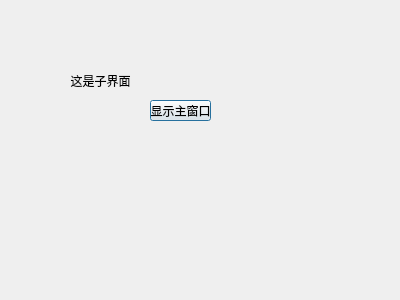
<?xml version="1.0" encoding="UTF-8"?>
<ui version="4.0">
 <class>childDialog</class>
 <widget class="QDialog" name="childDialog">
  <property name="geometry">
   <rect>
    <x>0</x>
    <y>0</y>
    <width>400</width>
    <height>300</height>
   </rect>
  </property>
  <property name="windowTitle">
   <string>Dialog</string>
  </property>
  <widget class="QLabel" name="label">
   <property name="geometry">
    <rect>
     <x>70</x>
     <y>70</y>
     <width>61</width>
     <height>21</height>
    </rect>
   </property>
   <property name="text">
    <string>这是子界面</string>
   </property>
   <property name="alignment">
    <set>Qt::AlignmentFlag::AlignCenter</set>
   </property>
  </widget>
  <widget class="QPushButton" name="showMainWindow">
   <property name="geometry">
    <rect>
     <x>150</x>
     <y>100</y>
     <width>61</width>
     <height>21</height>
    </rect>
   </property>
   <property name="text">
    <string>显示主窗口</string>
   </property>
  </widget>
 </widget>
 <resources/>
 <connections/>
</ui>
